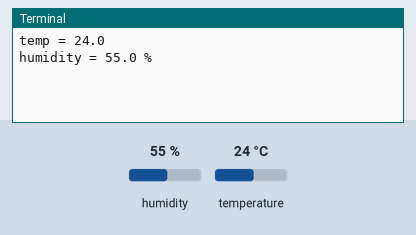
Recording of a program running on a simulated Raspberry Pi (BCM pin numbers). Parts: the last lines printed to the terminal. Inputs (shaded band) come from the test bench; at power-on: humidity 55 %, temperature 24 °C.

Above: at 1.2 s.
1.3 s: humidity set to 22 %
At 3.0 s:
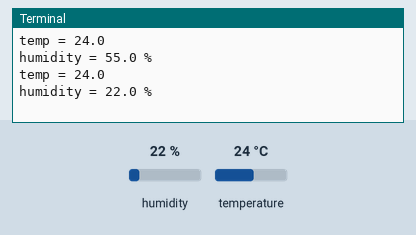
3.4 s: temperature set to 12 °C
At 4.8 s:
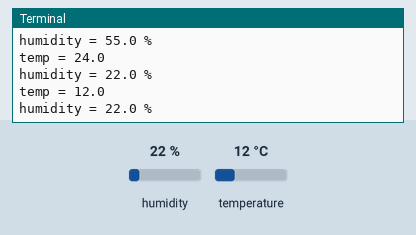
5.5 s: humidity set to 40 %
At 7.9 s:
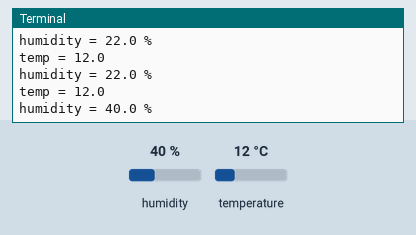
Timing chart, 0 to 9.4 s (numbered marks = the images above; inputs shaded):
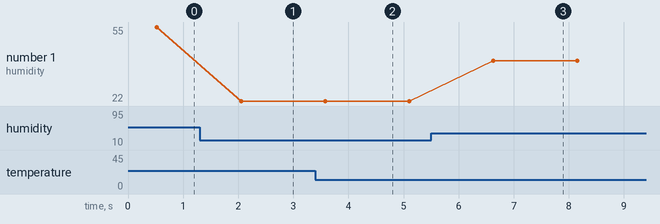

The program:

temphumid.py
```python
import sys
import Adafruit_DHT
import time

while True:

    humidity, temperature = Adafruit_DHT.read_retry(11, 14)
    temperature=format(temperature, '.1f')
    humidity=format(humidity, '.1f')

    print("temp = "+temperature)
    print("humidity = "+humidity+" %")

    #print("Temp: {0:0.1f} C  Humidity: {1:0.1f} %".format(temperature, humidity))
    time.sleep(1)
```

Measured:
- after the input at 1.3 s, the terminal: prints a new line after 0.75 s (image 1)
- after the input at 3.4 s, the terminal: prints a new line after 0.18 s (image 2)
- after the input at 5.5 s, the terminal: prints a new line after 1.1 s (image 3)
- plotted number 1: 55 → 22 after the input at 1.3 s, 22 → 40 after the input at 5.5 s
